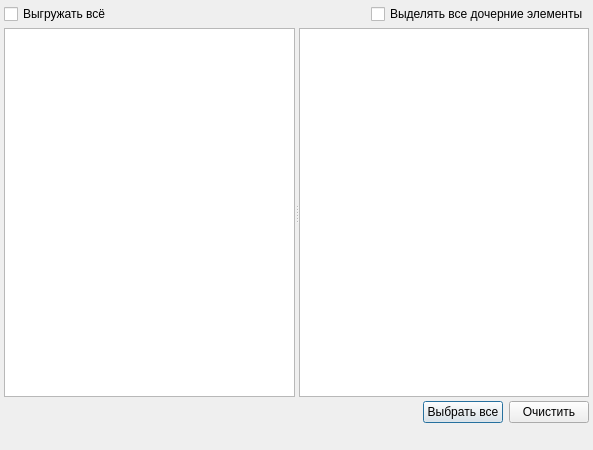
<?xml version="1.0" encoding="UTF-8"?>
<ui version="4.0">
 <class>ExportRbPage1WithTree</class>
 <widget class="QDialog" name="ExportRbPage1WithTree">
  <property name="windowModality">
   <enum>Qt::NonModal</enum>
  </property>
  <property name="geometry">
   <rect>
    <x>0</x>
    <y>0</y>
    <width>593</width>
    <height>450</height>
   </rect>
  </property>
  <property name="windowTitle">
   <string>Список записей</string>
  </property>
  <layout class="QGridLayout">
   <property name="leftMargin">
    <number>4</number>
   </property>
   <property name="topMargin">
    <number>4</number>
   </property>
   <property name="rightMargin">
    <number>4</number>
   </property>
   <property name="bottomMargin">
    <number>4</number>
   </property>
   <property name="spacing">
    <number>4</number>
   </property>
   <item row="2" column="0">
    <widget class="QSplitter" name="splitterTree">
     <property name="sizePolicy">
      <sizepolicy hsizetype="Expanding" vsizetype="Expanding">
       <horstretch>0</horstretch>
       <verstretch>0</verstretch>
      </sizepolicy>
     </property>
     <property name="orientation">
      <enum>Qt::Horizontal</enum>
     </property>
     <widget class="CTreeView" name="treeItems"/>
     <widget class="CTableView" name="tblItems">
      <property name="whatsThis">
       <string comment="ура!">список записей</string>
      </property>
      <property name="tabKeyNavigation">
       <bool>false</bool>
      </property>
      <property name="alternatingRowColors">
       <bool>true</bool>
      </property>
     </widget>
    </widget>
   </item>
   <item row="3" column="0">
    <layout class="QHBoxLayout">
     <property name="spacing">
      <number>6</number>
     </property>
     <property name="leftMargin">
      <number>0</number>
     </property>
     <property name="topMargin">
      <number>0</number>
     </property>
     <property name="rightMargin">
      <number>0</number>
     </property>
     <property name="bottomMargin">
      <number>0</number>
     </property>
     <item>
      <spacer>
       <property name="orientation">
        <enum>Qt::Horizontal</enum>
       </property>
       <property name="sizeHint" stdset="0">
        <size>
         <width>40</width>
         <height>20</height>
        </size>
       </property>
      </spacer>
     </item>
     <item>
      <widget class="QPushButton" name="btnSelectAll">
       <property name="text">
        <string>Выбрать все</string>
       </property>
      </widget>
     </item>
     <item>
      <widget class="QPushButton" name="btnClearSelection">
       <property name="text">
        <string>Очистить</string>
       </property>
      </widget>
     </item>
    </layout>
   </item>
   <item row="4" column="0">
    <widget class="QStatusBar" name="statusBar">
     <property name="sizePolicy">
      <sizepolicy hsizetype="Preferred" vsizetype="Fixed">
       <horstretch>0</horstretch>
       <verstretch>0</verstretch>
      </sizepolicy>
     </property>
     <property name="toolTip">
      <string>A status bar</string>
     </property>
     <property name="whatsThis">
      <string>A status bar.</string>
     </property>
     <property name="sizeGripEnabled">
      <bool>false</bool>
     </property>
    </widget>
   </item>
   <item row="0" column="0">
    <layout class="QHBoxLayout">
     <item>
      <widget class="QCheckBox" name="chkExportAll">
       <property name="text">
        <string>Выгружать всё</string>
       </property>
      </widget>
     </item>
     <item>
      <spacer>
       <property name="orientation">
        <enum>Qt::Horizontal</enum>
       </property>
       <property name="sizeHint" stdset="0">
        <size>
         <width>40</width>
         <height>20</height>
        </size>
       </property>
      </spacer>
     </item>
     <item>
      <widget class="QCheckBox" name="chkRecursiveSelection">
       <property name="text">
        <string>Выделять все дочерние элементы</string>
       </property>
      </widget>
     </item>
    </layout>
   </item>
  </layout>
 </widget>
 <customwidgets>
  <customwidget>
   <class>CTableView</class>
   <extends>QTableView</extends>
   <header>library/TableView.h</header>
  </customwidget>
  <customwidget>
   <class>CTreeView</class>
   <extends>QTreeView</extends>
   <header>library/TreeView.h</header>
  </customwidget>
 </customwidgets>
 <tabstops>
  <tabstop>treeItems</tabstop>
  <tabstop>tblItems</tabstop>
 </tabstops>
 <resources/>
 <connections/>
</ui>
